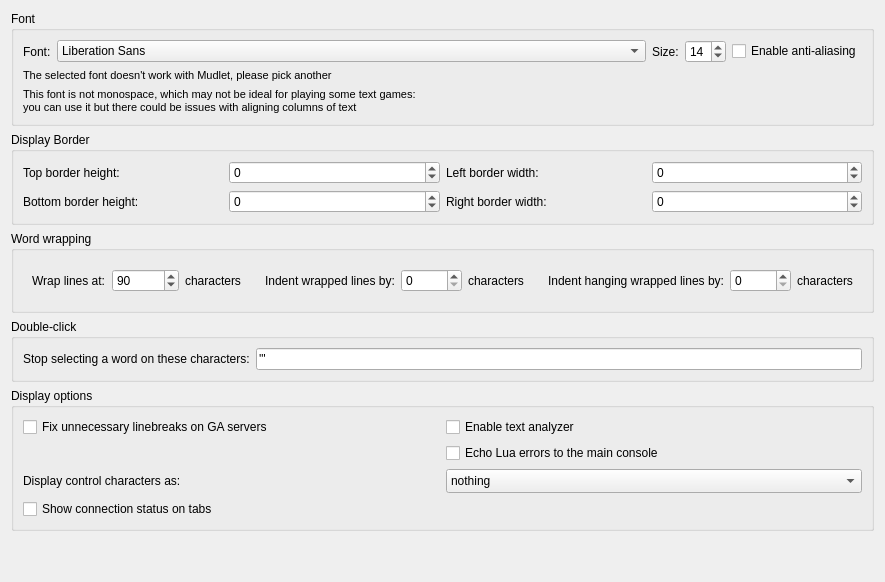
     <widget class="QWidget" name="tab_display">
      <property name="sizePolicy">
       <sizepolicy hsizetype="Expanding" vsizetype="Expanding">
        <horstretch>0</horstretch>
        <verstretch>0</verstretch>
       </sizepolicy>
      </property>
      <attribute name="title">
       <string>Main display</string>
      </attribute>
      <layout class="QVBoxLayout" name="vBoxLayout_tab_display">
       <item>
        <widget class="QGroupBox" name="groupBox_font">
         <property name="sizePolicy">
          <sizepolicy hsizetype="Preferred" vsizetype="Preferred">
           <horstretch>1</horstretch>
           <verstretch>0</verstretch>
          </sizepolicy>
         </property>
         <property name="title">
          <string>Font</string>
         </property>
         <layout class="QGridLayout" name="gridLayout_groupBox_font" columnstretch="0,1,0,0,0,0">
          <item row="0" column="0">
           <widget class="QLabel" name="label_displayFont">
            <property name="text">
             <string>Font:</string>
            </property>
            <property name="buddy">
             <cstring>fontComboBox_displayFont</cstring>
            </property>
           </widget>
          </item>
          <item row="0" column="1">
           <widget class="QFontComboBox" name="fontComboBox_displayFont">
            <property name="sizePolicy">
             <sizepolicy hsizetype="Preferred" vsizetype="Fixed">
              <horstretch>1</horstretch>
              <verstretch>0</verstretch>
             </sizepolicy>
            </property>
            <property name="editable">
             <bool>false</bool>
            </property>
            <property name="maxVisibleItems">
             <number>20</number>
            </property>
           </widget>
          </item>
          <item row="0" column="2">
           <widget class="QLabel" name="label_displayFontSize">
            <property name="text">
             <string>Size:</string>
            </property>
            <property name="buddy">
             <cstring>spinBox_displayFontSize</cstring>
            </property>
           </widget>
          </item>
          <item row="0" column="3">
           <widget class="QSpinBox" name="spinBox_displayFontSize">
            <property name="sizePolicy">
             <sizepolicy hsizetype="Preferred" vsizetype="Preferred">
              <horstretch>0</horstretch>
              <verstretch>0</verstretch>
             </sizepolicy>
            </property>
            <property name="minimum">
             <number>1</number>
            </property>
            <property name="maximum">
             <number>99</number>
            </property>
            <property name="value">
             <number>14</number>
            </property>
           </widget>
          </item>
          <item row="0" column="5">
           <widget class="QCheckBox" name="checkBox_antiAlias">
            <property name="toolTip">
             <string>&lt;p&gt;Use anti aliasing on fonts. Smoothes fonts if you have a high screen resolution and you can use larger fonts. Note that on low resolutions and small font sizes, the font gets blurry.&lt;/p&gt;</string>
            </property>
            <property name="text">
             <string>Enable anti-aliasing</string>
            </property>
           </widget>
          </item>
          <item row="1" column="0" colspan="4">
           <widget class="QLabel" name="label_invalidFontError">
            <property name="font">
             <font>
              <pointsize>8</pointsize>
             </font>
            </property>
            <property name="text">
             <string>The selected font doesn't work with Mudlet, please pick another</string>
            </property>
           </widget>
          </item>
          <item row="2" column="0" colspan="4">
           <widget class="QLabel" name="label_variableWidthFontWarning">
            <property name="font">
             <font>
              <pointsize>8</pointsize>
             </font>
            </property>
            <property name="text">
             <string comment="Note that this text is split into two lines so that the message is not too wide in English, please do the same for other locales where the text is the same or longer">This font is not monospace, which may not be ideal for playing some text games:
you can use it but there could be issues with aligning columns of text</string>
            </property>
           </widget>
          </item>
         </layout>
        </widget>
       </item>
       <item>
        <widget class="QGroupBox" name="groupBox_borders">
         <property name="sizePolicy">
          <sizepolicy hsizetype="Preferred" vsizetype="Preferred">
           <horstretch>0</horstretch>
           <verstretch>0</verstretch>
          </sizepolicy>
         </property>
         <property name="title">
          <string>Display Border</string>
         </property>
         <layout class="QGridLayout" name="gridLayout_groupBox_borders">
          <item row="0" column="0">
           <widget class="QLabel" name="label_26">
            <property name="sizePolicy">
             <sizepolicy hsizetype="Expanding" vsizetype="Preferred">
              <horstretch>0</horstretch>
              <verstretch>0</verstretch>
             </sizepolicy>
            </property>
            <property name="maximumSize">
             <size>
              <width>200</width>
              <height>16777215</height>
             </size>
            </property>
            <property name="toolTip">
             <string>&lt;p&gt;Extra space to have before text on top - can be set to negative to move text up beyond the screen.&lt;/p&gt;</string>
            </property>
            <property name="text">
             <string>Top border height:</string>
            </property>
            <property name="buddy">
             <cstring>topBorderHeight</cstring>
            </property>
           </widget>
          </item>
          <item row="0" column="1">
           <widget class="QSpinBox" name="topBorderHeight">
            <property name="sizePolicy">
             <sizepolicy hsizetype="Preferred" vsizetype="Preferred">
              <horstretch>0</horstretch>
              <verstretch>0</verstretch>
             </sizepolicy>
            </property>
            <property name="toolTip">
             <string>&lt;p&gt;Extra space to have before text on top - can be set to negative to move text up beyond the screen.&lt;/p&gt;</string>
            </property>
            <property name="minimum">
             <number>-1000000</number>
            </property>
            <property name="maximum">
             <number>1000000</number>
            </property>
            <property name="value">
             <number>0</number>
            </property>
           </widget>
          </item>
          <item row="0" column="2">
           <widget class="QLabel" name="label_29">
            <property name="sizePolicy">
             <sizepolicy hsizetype="Expanding" vsizetype="Preferred">
              <horstretch>0</horstretch>
              <verstretch>0</verstretch>
             </sizepolicy>
            </property>
            <property name="maximumSize">
             <size>
              <width>200</width>
              <height>16777215</height>
             </size>
            </property>
            <property name="toolTip">
             <string>&lt;p&gt;Extra space to have before text on the left - can be set to negative to move text left beyond the screen.&lt;/p&gt;</string>
            </property>
            <property name="text">
             <string>Left border width:</string>
            </property>
            <property name="buddy">
             <cstring>leftBorderWidth</cstring>
            </property>
           </widget>
          </item>
          <item row="0" column="3">
           <widget class="QSpinBox" name="leftBorderWidth">
            <property name="sizePolicy">
             <sizepolicy hsizetype="Preferred" vsizetype="Preferred">
              <horstretch>0</horstretch>
              <verstretch>0</verstretch>
             </sizepolicy>
            </property>
            <property name="toolTip">
             <string>&lt;p&gt;Extra space to have before text on the left - can be set to negative to move text left beyond the screen.&lt;/p&gt;</string>
            </property>
            <property name="minimum">
             <number>-1000000</number>
            </property>
            <property name="maximum">
             <number>1000000</number>
            </property>
            <property name="value">
             <number>0</number>
            </property>
           </widget>
          </item>
          <item row="1" column="0">
           <widget class="QLabel" name="label_27">
            <property name="sizePolicy">
             <sizepolicy hsizetype="Expanding" vsizetype="Preferred">
              <horstretch>0</horstretch>
              <verstretch>0</verstretch>
             </sizepolicy>
            </property>
            <property name="maximumSize">
             <size>
              <width>200</width>
              <height>16777215</height>
             </size>
            </property>
            <property name="toolTip">
             <string>&lt;p&gt;Extra space to have before text on the bottom - can be set to negative to allow text to go down beyond the screen.&lt;/p&gt;</string>
            </property>
            <property name="text">
             <string>Bottom border height:</string>
            </property>
            <property name="buddy">
             <cstring>bottomBorderHeight</cstring>
            </property>
           </widget>
          </item>
          <item row="1" column="1">
           <widget class="QSpinBox" name="bottomBorderHeight">
            <property name="sizePolicy">
             <sizepolicy hsizetype="Preferred" vsizetype="Preferred">
              <horstretch>0</horstretch>
              <verstretch>0</verstretch>
             </sizepolicy>
            </property>
            <property name="toolTip">
             <string>&lt;p&gt;Extra space to have before text on the bottom - can be set to negative to allow text to go down beyond the screen.&lt;/p&gt;</string>
            </property>
            <property name="minimum">
             <number>-1000000</number>
            </property>
            <property name="maximum">
             <number>1000000</number>
            </property>
            <property name="value">
             <number>0</number>
            </property>
           </widget>
          </item>
          <item row="1" column="2">
           <widget class="QLabel" name="label_28">
            <property name="sizePolicy">
             <sizepolicy hsizetype="Expanding" vsizetype="Preferred">
              <horstretch>0</horstretch>
              <verstretch>0</verstretch>
             </sizepolicy>
            </property>
            <property name="maximumSize">
             <size>
              <width>200</width>
              <height>16777215</height>
             </size>
            </property>
            <property name="toolTip">
             <string>&lt;p&gt;Extra space to have before text on the right - can be set to negative to move text right beyond the screen.&lt;/p&gt;</string>
            </property>
            <property name="text">
             <string>Right border width:</string>
            </property>
            <property name="buddy">
             <cstring>rightBorderWidth</cstring>
            </property>
           </widget>
          </item>
          <item row="1" column="3">
           <widget class="QSpinBox" name="rightBorderWidth">
            <property name="sizePolicy">
             <sizepolicy hsizetype="Preferred" vsizetype="Preferred">
              <horstretch>0</horstretch>
              <verstretch>0</verstretch>
             </sizepolicy>
            </property>
            <property name="toolTip">
             <string>&lt;p&gt;Extra space to have before text on the right - can be set to negative to move text right beyond the screen.&lt;/p&gt;</string>
            </property>
            <property name="minimum">
             <number>-1000000</number>
            </property>
            <property name="maximum">
             <number>1000000</number>
            </property>
            <property name="value">
             <number>0</number>
            </property>
           </widget>
          </item>
         </layout>
        </widget>
       </item>
       <item>
        <widget class="QGroupBox" name="groupBox_wrapping">
         <property name="sizePolicy">
          <sizepolicy hsizetype="Preferred" vsizetype="Preferred">
           <horstretch>0</horstretch>
           <verstretch>0</verstretch>
          </sizepolicy>
         </property>
         <property name="layoutDirection">
          <enum>Qt::LayoutDirection::LeftToRight</enum>
         </property>
         <property name="title">
          <string>Word wrapping</string>
         </property>
         <layout class="QHBoxLayout" name="horizontalLayout_groupBox_wrapping">
          <item>
           <widget class="QFrame" name="frame_wrap_at">
            <property name="frameShape">
             <enum>QFrame::Shape::NoFrame</enum>
            </property>
            <layout class="QHBoxLayout" name="horizontalLayout_frame_wrap_at">
             <item>
              <widget class="QLabel" name="label_wrap_at_spinBox">
               <property name="sizePolicy">
                <sizepolicy hsizetype="Preferred" vsizetype="Preferred">
                 <horstretch>0</horstretch>
                 <verstretch>0</verstretch>
                </sizepolicy>
               </property>
               <property name="maximumSize">
                <size>
                 <width>200</width>
                 <height>16777215</height>
                </size>
               </property>
               <property name="text">
                <string>Wrap lines at:</string>
               </property>
               <property name="buddy">
                <cstring>wrap_at_spinBox</cstring>
               </property>
              </widget>
             </item>
             <item>
              <widget class="QSpinBox" name="wrap_at_spinBox">
               <property name="minimum">
                <number>1</number>
               </property>
               <property name="maximum">
                <number>999999</number>
               </property>
               <property name="value">
                <number>90</number>
               </property>
              </widget>
             </item>
             <item>
              <widget class="QLabel" name="label_23">
               <property name="text">
                <string>characters</string>
               </property>
               <property name="buddy">
                <cstring>wrap_at_spinBox</cstring>
               </property>
              </widget>
             </item>
            </layout>
           </widget>
          </item>
          <item>
           <widget class="QFrame" name="frame_indent_wrapped">
            <property name="frameShape">
             <enum>QFrame::Shape::NoFrame</enum>
            </property>
            <layout class="QHBoxLayout" name="horizontalLayout_frame_indent_wrapped">
             <item>
              <widget class="QLabel" name="label_indent_wrapped_spinBox">
               <property name="sizePolicy">
                <sizepolicy hsizetype="Preferred" vsizetype="Preferred">
                 <horstretch>0</horstretch>
                 <verstretch>0</verstretch>
                </sizepolicy>
               </property>
               <property name="maximumSize">
                <size>
                 <width>200</width>
                 <height>16777215</height>
                </size>
               </property>
               <property name="text">
                <string>Indent wrapped lines by:</string>
               </property>
               <property name="buddy">
                <cstring>indent_wrapped_spinBox</cstring>
               </property>
              </widget>
             </item>
             <item>
              <widget class="QSpinBox" name="indent_wrapped_spinBox">
               <property name="minimum">
                <number>0</number>
               </property>
               <property name="maximum">
                <number>99999</number>
               </property>
               <property name="value">
                <number>0</number>
               </property>
              </widget>
             </item>
             <item>
              <widget class="QLabel" name="label_25">
               <property name="text">
                <string>characters</string>
               </property>
               <property name="buddy">
                <cstring>indent_wrapped_spinBox</cstring>
               </property>
              </widget>
             </item>
            </layout>
           </widget>
          </item>
          <item>
           <widget class="QFrame" name="frame_hanging_indent_wrapped">
            <property name="frameShape">
             <enum>QFrame::Shape::NoFrame</enum>
            </property>
            <layout class="QHBoxLayout" name="horizontalLayout_frame_hanging_indent_wrapped">
             <item>
              <widget class="QLabel" name="label_hanging_indent_wrapped">
               <property name="sizePolicy">
                <sizepolicy hsizetype="Preferred" vsizetype="Preferred">
                 <horstretch>0</horstretch>
                 <verstretch>0</verstretch>
                </sizepolicy>
               </property>
               <property name="maximumSize">
                <size>
                 <width>200</width>
                 <height>16777215</height>
                </size>
               </property>
               <property name="toolTip">
                <string>&lt;p&gt;Subsequent wrapped lines will be indented by this amount.&lt;/p&gt;</string>
               </property>
               <property name="text">
                <string>Indent hanging wrapped lines by:</string>
               </property>
               <property name="buddy">
                <cstring>hanging_indent_wrapped_spinBox</cstring>
               </property>
              </widget>
             </item>
             <item>
              <widget class="QSpinBox" name="hanging_indent_wrapped_spinBox">
               <property name="minimum">
                <number>0</number>
               </property>
               <property name="maximum">
                <number>99999</number>
               </property>
               <property name="value">
                <number>0</number>
               </property>
              </widget>
             </item>
             <item>
              <widget class="QLabel" name="label_41">
               <property name="text">
                <string>characters</string>
               </property>
               <property name="buddy">
                <cstring>hanging_indent_wrapped_spinBox</cstring>
               </property>
              </widget>
             </item>
            </layout>
           </widget>
          </item>
         </layout>
        </widget>
       </item>
       <item>
        <widget class="QGroupBox" name="groupBox_doubleClick">
         <property name="title">
          <string>Double-click</string>
         </property>
         <layout class="QHBoxLayout" name="horizontalLayout_doubleclick_ignore">
          <item>
           <widget class="QLabel" name="doubleclick_ignore_label">
            <property name="text">
             <string>Stop selecting a word on these characters:</string>
            </property>
            <property name="buddy">
             <cstring>doubleclick_ignore_lineedit</cstring>
            </property>
           </widget>
          </item>
          <item>
           <widget class="QLineEdit" name="doubleclick_ignore_lineedit">
            <property name="toolTip">
             <string>&lt;p&gt;Enter the characters you'd like double-clicking to stop selecting text on here. If you don't enter any, double-clicking on a word will only stop at a space, and will include characters like a double or a single quote. For example, double-clicking on the word &lt;span style=&quot; font-style:italic;&quot;&gt;Hello&lt;/span&gt; in the following will select &lt;span style=&quot; font-style:italic;&quot;&gt;&amp;quot;&lt;/span&gt;&lt;span style=&quot; font-style:italic;&quot;&gt;Hello!&amp;quot;&lt;/span&gt;&lt;/p&gt;&lt;p&gt;You say, &lt;span style=&quot; font-weight:600;&quot;&gt;&amp;quot;Hello!&amp;quot;&lt;/span&gt;&lt;/p&gt;&lt;p&gt;If you set the characters in the field to &lt;span style=&quot; font-weight:600;&quot;&gt;'&amp;quot;! &lt;/span&gt;which will mean it should stop selecting on ' &lt;span style=&quot; font-style:italic;&quot;&gt;or&lt;/span&gt; &amp;quot; &lt;span style=&quot; font-style:italic;&quot;&gt;or&lt;/span&gt; ! then double-clicking on &lt;span style=&quot; font-style:italic;&quot;&gt;Hello&lt;/span&gt; will just select &lt;span style=&quot; font-style:italic;&quot;&gt;Hello&lt;/span&gt;&lt;/p&gt;&lt;p&gt;You say, &amp;quot;&lt;span style=&quot; font-weight:600;&quot;&gt;Hello&lt;/span&gt;!&amp;quot;&lt;/p&gt;</string>
            </property>
            <property name="text">
             <string>'&quot;</string>
            </property>
            <property name="placeholderText">
             <string>(characters to ignore in selection, for example ' or &quot;)</string>
            </property>
           </widget>
          </item>
         </layout>
        </widget>
       </item>
       <item>
        <widget class="QGroupBox" name="groupBox_displayOptions">
         <property name="title">
          <string>Display options</string>
         </property>
         <layout class="QGridLayout" name="gridLayout_groupBox_displayOptions">
          <item row="2" column="0">
           <widget class="QLabel" name="label_controlCharacterHandling">
            <property name="text">
             <string>Display control characters as:</string>
            </property>
            <property name="buddy">
             <cstring>comboBox_controlCharacterHandling</cstring>
            </property>
           </widget>
          </item>
          <item row="0" column="0">
           <widget class="QCheckBox" name="checkBox_USE_IRE_DRIVER_BUGFIX">
            <property name="toolTip">
             <string>&lt;p&gt;Some games (notably all IRE MUDs) suffer from a bug where they don't properly communicate with the client on where a newline should be. Enable this to fix text from getting appended to the previous prompt line.&lt;/p&gt;</string>
            </property>
            <property name="text">
             <string>Fix unnecessary linebreaks on GA servers</string>
            </property>
           </widget>
          </item>
          <item row="0" column="1">
           <widget class="QCheckBox" name="checkBox_enableTextAnalyzer">
            <property name="text">
             <string>Enable text analyzer</string>
            </property>
           </widget>
          </item>
          <item row="1" column="1">
           <widget class="QCheckBox" name="checkBox_echoLuaErrors">
            <property name="toolTip">
             <string>&lt;p&gt;Prints Lua errors to the main console in addition to the error tab in the editor.&lt;/p&gt;</string>
            </property>
            <property name="text">
             <string>Echo Lua errors to the main console</string>
            </property>
           </widget>
          </item>
          <item row="2" column="1">
           <widget class="QComboBox" name="comboBox_controlCharacterHandling">
            <property name="currentIndex">
             <number>0</number>
            </property>
            <property name="sizeAdjustPolicy">
             <enum>QComboBox::SizeAdjustPolicy::AdjustToMinimumContentsLengthWithIcon</enum>
            </property>
            <item>
             <property name="text">
              <string>nothing</string>
             </property>
            </item>
            <item>
             <property name="text">
              <string>Unicode Control Pictures</string>
             </property>
            </item>
            <item>
             <property name="text">
              <string>CP437 (OEM Font)- like</string>
             </property>
            </item>
           </widget>
          </item>
          <item row="3" column="0">
           <widget class="QCheckBox" name="checkBox_showTabConnectionIndicators">
            <property name="toolTip">
             <string>Display whenever a tab is connected or a disconnected</string>
            </property>
            <property name="text">
             <string>Show connection status on tabs</string>
            </property>
           </widget>
          </item>
         </layout>
        </widget>
       </item>
       <item>
        <spacer name="verticalSpacer_mainDisplay">
         <property name="orientation">
          <enum>Qt::Orientation::Vertical</enum>
         </property>
         <property name="sizeHint" stdset="0">
          <size>
           <width>20</width>
           <height>40</height>
          </size>
         </property>
        </spacer>
       </item>
      </layout>
     </widget>
